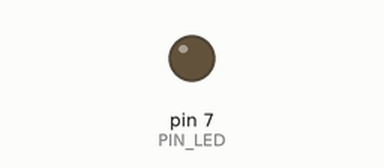
Simulated run of this sketch. Board: Arduino Uno, built with avr-gcc and run on an emulated ATmega328P. On the bench: output pins drawn as LEDs (lit = HIGH). Dashed ring = blinking. At 2.0 s the program stops and its outputs stay as they are.

Above: at 0.5 s.
At 1.85 s:
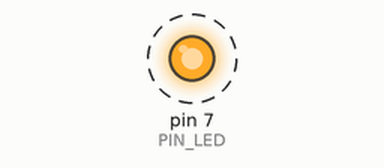
Timing chart, 0 to 3.0 s (numbered marks = the images above):
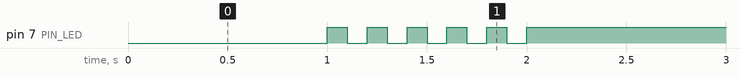

Measured:
- by itself, pin 7 (PIN_LED): alternates HIGH for 0.10 s and LOW for 0.10 s, 11 changes in all, then stays HIGH

The sketch:

05_practice_2.ino
```cpp
#define PIN_LED 7
//unsigned int count, toggle;

void setup() {
  pinMode(PIN_LED, OUTPUT);
}

void loop() {
  digitalWrite(PIN_LED, 0);
  delay(1000);
  int i = 1;
  while(i<=5){
    digitalWrite(PIN_LED, 1);
    delay(100);
    digitalWrite(PIN_LED, 0);
    delay(100);
    i = i + 1;
  }
  while(1){
    digitalWrite(PIN_LED, 1);
   }
  }
```
